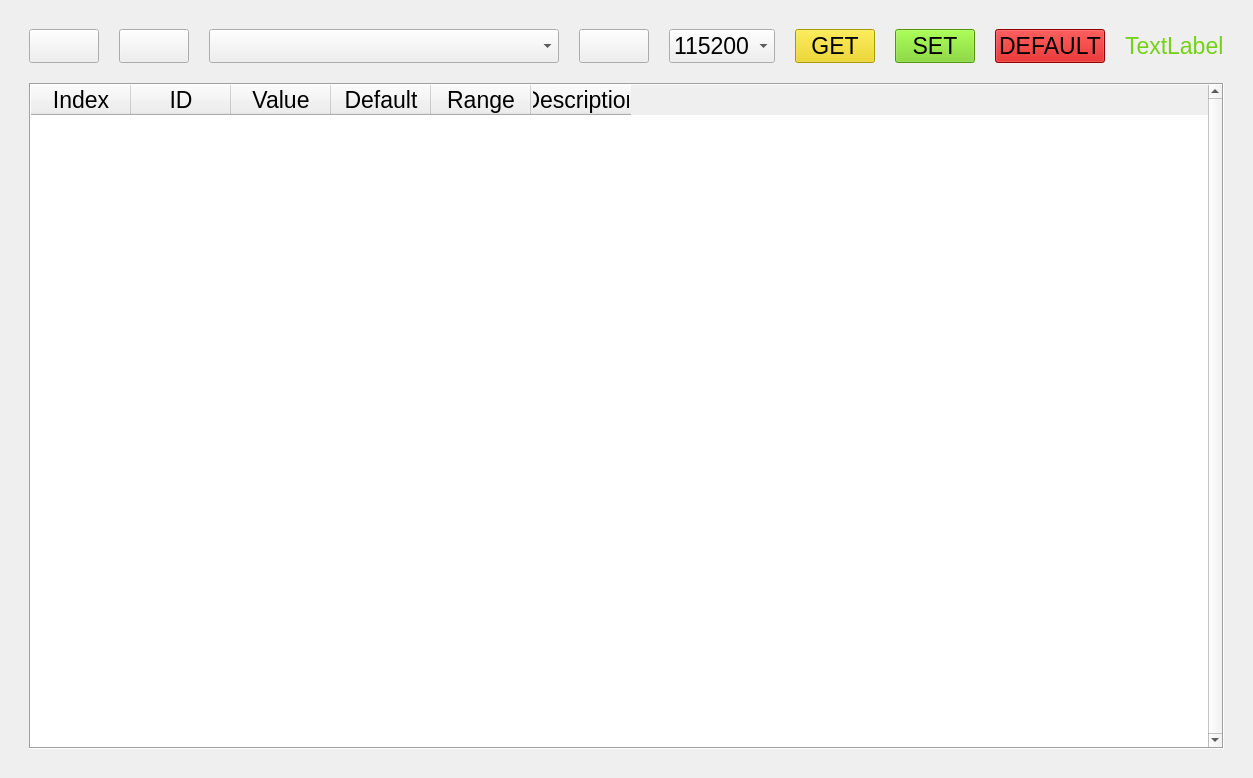
<?xml version="1.0" encoding="UTF-8"?>
<ui version="4.0">
 <class>MainWindow</class>
 <widget class="QMainWindow" name="MainWindow">
  <property name="geometry">
   <rect>
    <x>0</x>
    <y>0</y>
    <width>985</width>
    <height>778</height>
   </rect>
  </property>
  <property name="windowTitle">
   <string>QT_TEST_01</string>
  </property>
  <property name="styleSheet">
   <string notr="true">font: 17pt;</string>
  </property>
  <widget class="QWidget" name="centralwidget">
   <layout class="QGridLayout" name="gridLayout_2">
    <item row="0" column="0">
     <layout class="QVBoxLayout" name="verticalLayout">
      <property name="spacing">
       <number>20</number>
      </property>
      <property name="leftMargin">
       <number>20</number>
      </property>
      <property name="topMargin">
       <number>20</number>
      </property>
      <property name="rightMargin">
       <number>20</number>
      </property>
      <property name="bottomMargin">
       <number>20</number>
      </property>
      <item>
       <layout class="QHBoxLayout" name="horizontalLayout">
        <item>
         <spacer name="horizontalSpacer">
          <property name="orientation">
           <enum>Qt::Horizontal</enum>
          </property>
          <property name="sizeHint" stdset="0">
           <size>
            <width>40</width>
            <height>20</height>
           </size>
          </property>
         </spacer>
        </item>
        <item>
         <widget class="QPushButton" name="save_pushButton">
          <property name="text">
           <string/>
          </property>
          <property name="icon">
           <iconset>
            <normaloff>save_32.png</normaloff>save_32.png</iconset>
          </property>
          <property name="iconSize">
           <size>
            <width>32</width>
            <height>32</height>
           </size>
          </property>
         </widget>
        </item>
        <item>
         <widget class="QPushButton" name="load_pushButton">
          <property name="text">
           <string/>
          </property>
          <property name="icon">
           <iconset>
            <normaloff>load_32.png</normaloff>load_32.png</iconset>
          </property>
          <property name="iconSize">
           <size>
            <width>32</width>
            <height>32</height>
           </size>
          </property>
         </widget>
        </item>
        <item>
         <widget class="QComboBox" name="port_comboBox">
          <property name="minimumSize">
           <size>
            <width>350</width>
            <height>0</height>
           </size>
          </property>
         </widget>
        </item>
        <item>
         <widget class="QPushButton" name="refreshButton">
          <property name="text">
           <string/>
          </property>
          <property name="icon">
           <iconset>
            <normaloff>refresh_32.png</normaloff>refresh_32.png</iconset>
          </property>
          <property name="iconSize">
           <size>
            <width>32</width>
            <height>32</height>
           </size>
          </property>
         </widget>
        </item>
        <item>
         <widget class="QComboBox" name="baud_comboBox">
          <property name="currentText">
           <string>115200</string>
          </property>
          <property name="currentIndex">
           <number>11</number>
          </property>
          <item>
           <property name="text">
            <string>110</string>
           </property>
          </item>
          <item>
           <property name="text">
            <string>300</string>
           </property>
          </item>
          <item>
           <property name="text">
            <string>600</string>
           </property>
          </item>
          <item>
           <property name="text">
            <string>1200</string>
           </property>
          </item>
          <item>
           <property name="text">
            <string>2400</string>
           </property>
          </item>
          <item>
           <property name="text">
            <string>4800</string>
           </property>
          </item>
          <item>
           <property name="text">
            <string>9600</string>
           </property>
          </item>
          <item>
           <property name="text">
            <string>14400</string>
           </property>
          </item>
          <item>
           <property name="text">
            <string>19200</string>
           </property>
          </item>
          <item>
           <property name="text">
            <string>38400</string>
           </property>
          </item>
          <item>
           <property name="text">
            <string>57600</string>
           </property>
          </item>
          <item>
           <property name="text">
            <string>115200</string>
           </property>
          </item>
          <item>
           <property name="text">
            <string>128000</string>
           </property>
          </item>
          <item>
           <property name="text">
            <string>256000</string>
           </property>
          </item>
         </widget>
        </item>
        <item>
         <widget class="QPushButton" name="getPushButton">
          <property name="font">
           <font>
            <pointsize>17</pointsize>
            <weight>50</weight>
            <italic>false</italic>
            <bold>false</bold>
           </font>
          </property>
          <property name="autoFillBackground">
           <bool>false</bool>
          </property>
          <property name="styleSheet">
           <string notr="true">background-color: rgb(237, 212, 0);</string>
          </property>
          <property name="text">
           <string>GET</string>
          </property>
         </widget>
        </item>
        <item>
         <widget class="QPushButton" name="setPushButton">
          <property name="font">
           <font>
            <pointsize>17</pointsize>
            <weight>50</weight>
            <italic>false</italic>
            <bold>false</bold>
           </font>
          </property>
          <property name="styleSheet">
           <string notr="true">background-color: rgb(115, 210, 22);</string>
          </property>
          <property name="text">
           <string>SET</string>
          </property>
         </widget>
        </item>
        <item>
         <widget class="QPushButton" name="setDefaultPushButton">
          <property name="font">
           <font>
            <pointsize>17</pointsize>
            <weight>50</weight>
            <italic>false</italic>
            <bold>false</bold>
           </font>
          </property>
          <property name="styleSheet">
           <string notr="true">background-color: rgb(204, 0, 0);</string>
          </property>
          <property name="text">
           <string>DEFAULT</string>
          </property>
         </widget>
        </item>
        <item>
         <widget class="QLabel" name="statusLabel">
          <property name="font">
           <font>
            <pointsize>17</pointsize>
            <weight>50</weight>
            <italic>false</italic>
            <bold>false</bold>
           </font>
          </property>
          <property name="styleSheet">
           <string notr="true">color: rgb(115, 210, 22);</string>
          </property>
          <property name="text">
           <string>TextLabel</string>
          </property>
          <property name="margin">
           <number>5</number>
          </property>
         </widget>
        </item>
        <item>
         <spacer name="horizontalSpacer_2">
          <property name="orientation">
           <enum>Qt::Horizontal</enum>
          </property>
          <property name="sizeHint" stdset="0">
           <size>
            <width>40</width>
            <height>20</height>
           </size>
          </property>
         </spacer>
        </item>
       </layout>
      </item>
      <item>
       <layout class="QGridLayout" name="gridLayout">
        <item row="0" column="0">
         <widget class="QTableWidget" name="tableWidget">
          <property name="enabled">
           <bool>true</bool>
          </property>
          <property name="styleSheet">
           <string notr="true">font: 17pt;</string>
          </property>
          <property name="frameShape">
           <enum>QFrame::Box</enum>
          </property>
          <property name="lineWidth">
           <number>1</number>
          </property>
          <property name="midLineWidth">
           <number>0</number>
          </property>
          <property name="verticalScrollBarPolicy">
           <enum>Qt::ScrollBarAlwaysOn</enum>
          </property>
          <property name="horizontalScrollBarPolicy">
           <enum>Qt::ScrollBarAlwaysOff</enum>
          </property>
          <property name="sizeAdjustPolicy">
           <enum>QAbstractScrollArea::AdjustToContents</enum>
          </property>
          <property name="autoScroll">
           <bool>false</bool>
          </property>
          <property name="autoScrollMargin">
           <number>1</number>
          </property>
          <property name="alternatingRowColors">
           <bool>true</bool>
          </property>
          <property name="verticalScrollMode">
           <enum>QAbstractItemView::ScrollPerPixel</enum>
          </property>
          <property name="horizontalScrollMode">
           <enum>QAbstractItemView::ScrollPerPixel</enum>
          </property>
          <property name="showGrid">
           <bool>true</bool>
          </property>
          <property name="wordWrap">
           <bool>true</bool>
          </property>
          <property name="cornerButtonEnabled">
           <bool>false</bool>
          </property>
          <attribute name="horizontalHeaderVisible">
           <bool>true</bool>
          </attribute>
          <attribute name="horizontalHeaderCascadingSectionResizes">
           <bool>false</bool>
          </attribute>
          <attribute name="verticalHeaderVisible">
           <bool>true</bool>
          </attribute>
          <attribute name="verticalHeaderCascadingSectionResizes">
           <bool>false</bool>
          </attribute>
          <attribute name="verticalHeaderHighlightSections">
           <bool>true</bool>
          </attribute>
          <attribute name="verticalHeaderShowSortIndicator" stdset="0">
           <bool>false</bool>
          </attribute>
          <attribute name="verticalHeaderStretchLastSection">
           <bool>false</bool>
          </attribute>
          <column>
           <property name="text">
            <string>Index</string>
           </property>
          </column>
          <column>
           <property name="text">
            <string>ID</string>
           </property>
          </column>
          <column>
           <property name="text">
            <string>Value</string>
           </property>
          </column>
          <column>
           <property name="text">
            <string>Default</string>
           </property>
          </column>
          <column>
           <property name="text">
            <string>Range</string>
           </property>
          </column>
          <column>
           <property name="text">
            <string>Description</string>
           </property>
          </column>
         </widget>
        </item>
       </layout>
      </item>
     </layout>
    </item>
   </layout>
  </widget>
 </widget>
 <resources/>
 <connections/>
</ui>
